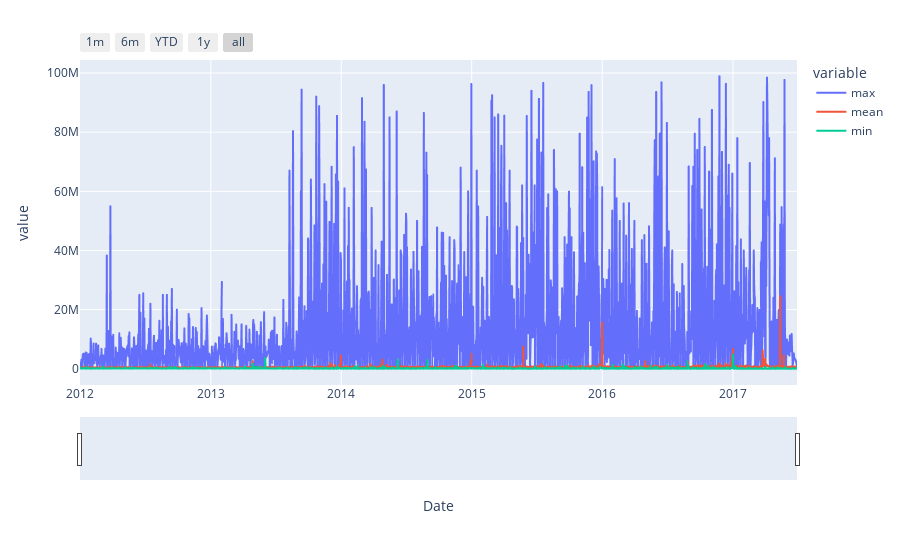

The notebook cell this image was saved under:
### Code cell
d3=d1[d1.County==input('enter county name: ')]
d4=d3.groupby(['Date'])['Price'].agg(['max','mean','min'])
fig=px.line(d4,x=d4.index,y=['max','mean','min'])
fig.update_xaxes(rangeslider_visible=True,rangeselector=dict(
buttons=list([
    dict(count=1,label='1m',step='month',stepmode='backward'),
    dict(count=6,label='6m',step='month',stepmode='backward'),
    dict(count=1,label='YTD',step='year',stepmode='todate'),
    dict(count=1,label='1y',step='year',stepmode='backward'),
    dict(step='all')
])))

### Figure 1 — Plotly figure (JSON) as saved in the notebook; plotly's stock layout.template omitted (floating-point values rounded to 4 significant figures; data arrays with more than 128 entries replaced by an {"elided": "..."} marker saying what was removed)
{"data": [{"hovertemplate": "variable=max<br>Date=%{x}<br>value=%{y}<extra></extra>", "legendgroup": "max", "line": {"color": "#636efa", "dash": "solid"}, "mode": "lines", "name": "max", "showlegend": true, "type": "scattergl", "x": {"elided": "1875 str values"}, "xaxis": "x", "y": {"elided": "1875 int values"}, "yaxis": "y"}, {"hovertemplate": "variable=mean<br>Date=%{x}<br>value=%{y}<extra></extra>", "legendgroup": "mean", "line": {"color": "#EF553B", "dash": "solid"}, "mode": "lines", "name": "mean", "showlegend": true, "type": "scattergl", "x": {"elided": "1875 str values"}, "xaxis": "x", "y": {"elided": "1875 float values"}, "yaxis": "y"}, {"hovertemplate": "variable=min<br>Date=%{x}<br>value=%{y}<extra></extra>", "legendgroup": "min", "line": {"color": "#00cc96", "dash": "solid"}, "mode": "lines", "name": "min", "showlegend": true, "type": "scattergl", "x": {"elided": "1875 str values"}, "xaxis": "x", "y": {"elided": "1875 int values"}, "yaxis": "y"}], "layout": {"legend": {"title": {"text": "variable"}, "tracegroupgap": 0}, "margin": {"t": 60}, "xaxis": {"anchor": "y", "domain": [0, 1], "rangeselector": {"buttons": [{"count": 1, "label": "1m", "step": "month", "stepmode": "backward"}, {"count": 6, "label": "6m", "step": "month", "stepmode": "backward"}, {"count": 1, "label": "YTD", "step": "year", "stepmode": "todate"}, {"count": 1, "label": "1y", "step": "year", "stepmode": "backward"}, {"step": "all"}]}, "rangeslider": {"visible": true}, "title": {"text": "Date"}}, "yaxis": {"anchor": "x", "domain": [0, 1], "title": {"text": "value"}}}}
